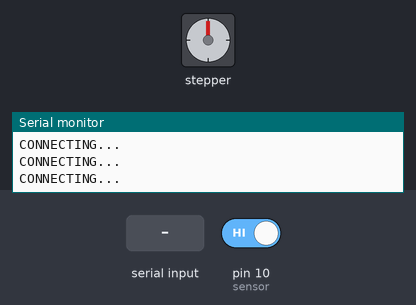
The sketch below on a simulated Arduino Uno, built with avr-gcc and run on an emulated ATmega328P. Shown: stepper motor, the last lines printed to the serial monitor. The inputs (shaded band) are chosen by the test bench; at power-on: pin 10 (sensor) HIGH. Stepper angles assume 200 steps per turn.

Above: at 1.0 s.
1.1 s: byte 72 (72) received over Serial
At 1.6 s:
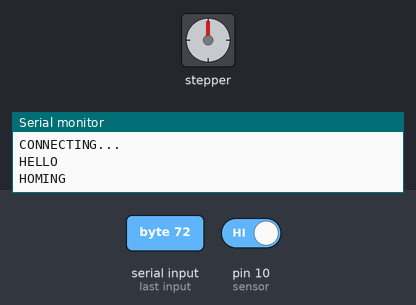
4.1 s: pin 10 (sensor) driven LOW
7.1 s: byte 71 (71) received over Serial
At 8.3 s:
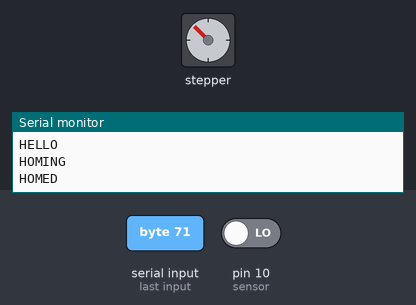
10.1 s: byte 72 (72) received over Serial
At 11.8 s:
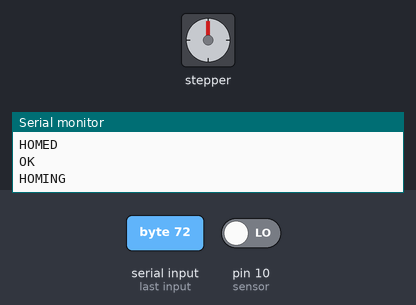
13.1 s: byte 71 (71) received over Serial
Timing chart, 0 to 19.3 s (numbered marks = the images above; inputs shaded):
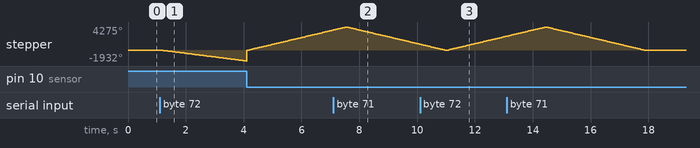

Measured:
- after the input at 1.1 s, stepper: keeps turning counter-clockwise at about 669°/s, starting after 0.10 s

The sketch:

linearStage.ino
```cpp
// MOTOR SETUP
#include <AccelStepper.h>
#define dirPin 5
#define stepPin 4
#define motorInterfaceType 1
AccelStepper stepper = AccelStepper(motorInterfaceType, stepPin, dirPin);

// SPEEDS
int fast = 800;
int med = 400;
int slow = 100;

// HOMING
int sensor = 10;
int range = 4750;

// COMMS
long pos = 0;
bool CMD_G = false;

void setup()
{
  Serial.begin(9600);
  while (!Serial) {
    ; // wait for serial port to connect. Needed for native USB port only
  }
  establishContact();  // send a byte to establish contact until receiver responds
  Serial.println("HELLO");

  pinMode(sensor, INPUT_PULLUP); // INIT HALL SENSOR
  stepper.setMaxSpeed(1000); // MOTOR CONFIG
}

void loop()
{
  int bytes = Serial.available();
  if (bytes > 0) {
    int inByte = Serial.read();
    if (inByte == 72) // H
    {
      homeStage();
    }
    else if (inByte == 71) // G
    {
      CMD_G = true;
    }
    else if (CMD_G)
    {
      pos += (long(inByte - '0') * (pow(10, bytes)) + 1) / 10;
    }
  }
  else if (CMD_G)
  {
    moveStage();
    pos = 0;
    CMD_G = false;
  }
}

void establishContact() {
  while (Serial.available() <= 0) {
    Serial.println("CONNECTING...");
    delay(300);
  }
}

void homeStage()
{
  Serial.println("HOMING");

  int homing = 1;
  while (homing == 1)
  {
    stepper.setSpeed(-med);
    stepper.runSpeed();
    homing = digitalRead(10);
  }
  stepper.setCurrentPosition(0);

  while (stepper.currentPosition() != range / 2)
  {
    stepper.setSpeed(fast);
    stepper.runSpeed();
  }

  Serial.println("HOMED");
}

void moveStage()
{
  if (0 <= pos <= range)
  {
    int dir = 1;
    if (stepper.currentPosition() > pos)
    {
      dir = -1;
    }
    while (stepper.currentPosition() != pos)
    {
      stepper.setSpeed(dir * fast);
      stepper.runSpeed();
    }
  }

  Serial.println("OK");
}
```
